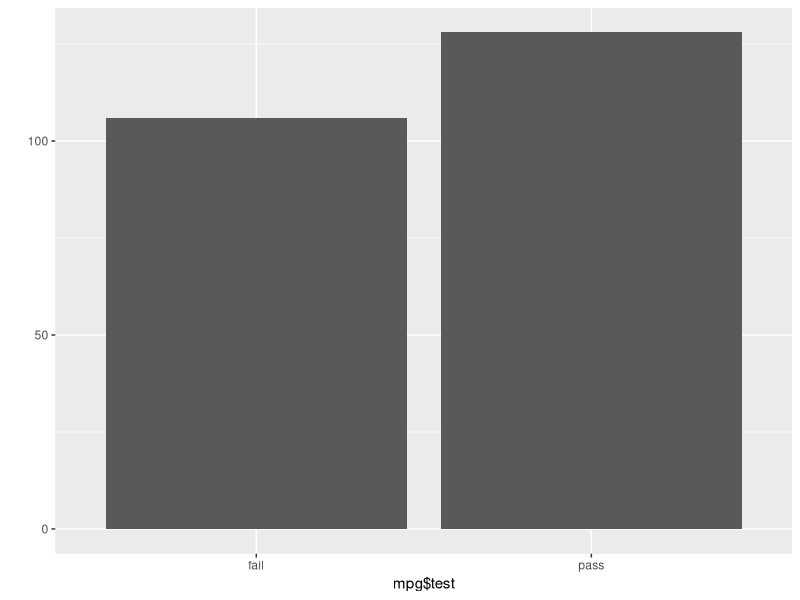

Write the R code that produced this figure.

# 1. 데이터 준비, 패키지 준비
mpg <- as.data.frame(ggplot2::mpg) # 데이터 불러오기
library(dplyr) # dplyr 로드
library(ggplot2) # ggplot2 로드

# 2. 데이터 파악
head(mpg) # Raw 데이터 앞부분
tail(mpg) # Raw 데이터 뒷 부분
View(mpg) # Raw 데이터 뷰어 창에서 확인
dim(mpg) # 차원
str(mpg) # 속성
summary(mpg) # 요약 통계량

# 3. 변수명 속성
mpg <- rename(mpg, company = manufacturer)

# 4. 파생 변수 생성
mpg$total <- (mpg$cty + mpg$hwy)/2 # 변수 조합
mpg$test <- ifelse(mpg$total >= 20, "pass", "fail") # 조건문 활용

# 5. 빈도 확인
table(mpg$test) # 빈도표 출력
qplot(mpg$test) # 막대 그래프 생성